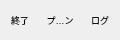
<?xml version="1.0" encoding="UTF-8"?>
<ui version="4.0">
 <class>HomeMenu</class>
 <widget class="QWidget" name="HomeMenu">
  <property name="geometry">
   <rect>
    <x>0</x>
    <y>0</y>
    <width>120</width>
    <height>40</height>
   </rect>
  </property>
  <property name="palette">
   <palette>
    <active>
     <colorrole role="ToolTipText">
      <brush brushstyle="SolidPattern">
       <color alpha="255">
        <red>0</red>
        <green>0</green>
        <blue>0</blue>
       </color>
      </brush>
     </colorrole>
    </active>
    <inactive>
     <colorrole role="ToolTipText">
      <brush brushstyle="SolidPattern">
       <color alpha="255">
        <red>0</red>
        <green>0</green>
        <blue>0</blue>
       </color>
      </brush>
     </colorrole>
    </inactive>
    <disabled>
     <colorrole role="ToolTipText">
      <brush brushstyle="SolidPattern">
       <color alpha="255">
        <red>0</red>
        <green>0</green>
        <blue>0</blue>
       </color>
      </brush>
     </colorrole>
    </disabled>
   </palette>
  </property>
  <property name="windowTitle">
   <string>Form</string>
  </property>
  <property name="styleSheet">
   <string notr="true"/>
  </property>
  <layout class="QHBoxLayout" name="horizontalLayout">
   <property name="spacing">
    <number>0</number>
   </property>
   <property name="margin">
    <number>0</number>
   </property>
   <item>
    <widget class="QToolButton" name="AppCloseButton">
     <property name="minimumSize">
      <size>
       <width>40</width>
       <height>0</height>
      </size>
     </property>
     <property name="palette">
      <palette>
       <active>
        <colorrole role="ToolTipBase">
         <brush brushstyle="SolidPattern">
          <color alpha="255">
           <red>0</red>
           <green>170</green>
           <blue>255</blue>
          </color>
         </brush>
        </colorrole>
       </active>
       <inactive>
        <colorrole role="ToolTipBase">
         <brush brushstyle="SolidPattern">
          <color alpha="255">
           <red>0</red>
           <green>170</green>
           <blue>255</blue>
          </color>
         </brush>
        </colorrole>
       </inactive>
       <disabled>
        <colorrole role="ToolTipBase">
         <brush brushstyle="SolidPattern">
          <color alpha="255">
           <red>0</red>
           <green>170</green>
           <blue>255</blue>
          </color>
         </brush>
        </colorrole>
       </disabled>
      </palette>
     </property>
     <property name="font">
      <font>
       <pointsize>7</pointsize>
      </font>
     </property>
     <property name="toolTip">
      <string>MetaToolsを終了します</string>
     </property>
     <property name="text">
      <string>終了</string>
     </property>
     <property name="icon">
      <iconset resource="../../../../MetaToolsResource.qrc">
       <normaloff>:/metatools_resource/img/close.png</normaloff>:/metatools_resource/img/close.png</iconset>
     </property>
     <property name="iconSize">
      <size>
       <width>22</width>
       <height>22</height>
      </size>
     </property>
     <property name="toolButtonStyle">
      <enum>Qt::ToolButtonTextUnderIcon</enum>
     </property>
     <property name="autoRaise">
      <bool>true</bool>
     </property>
    </widget>
   </item>
   <item>
    <widget class="QToolButton" name="ShowPluginManagerButton">
     <property name="minimumSize">
      <size>
       <width>40</width>
       <height>0</height>
      </size>
     </property>
     <property name="font">
      <font>
       <pointsize>7</pointsize>
      </font>
     </property>
     <property name="toolTip">
      <string>プラグインマネージャを開きます</string>
     </property>
     <property name="text">
      <string>プラグイン</string>
     </property>
     <property name="icon">
      <iconset resource="../../../../MetaToolsResource.qrc">
       <normaloff>:/metatools_resource/img/plugin.png</normaloff>:/metatools_resource/img/plugin.png</iconset>
     </property>
     <property name="iconSize">
      <size>
       <width>22</width>
       <height>22</height>
      </size>
     </property>
     <property name="popupMode">
      <enum>QToolButton::DelayedPopup</enum>
     </property>
     <property name="toolButtonStyle">
      <enum>Qt::ToolButtonTextUnderIcon</enum>
     </property>
     <property name="autoRaise">
      <bool>true</bool>
     </property>
     <property name="arrowType">
      <enum>Qt::NoArrow</enum>
     </property>
    </widget>
   </item>
   <item>
    <widget class="QToolButton" name="ShowLogButton">
     <property name="minimumSize">
      <size>
       <width>40</width>
       <height>0</height>
      </size>
     </property>
     <property name="font">
      <font>
       <pointsize>7</pointsize>
      </font>
     </property>
     <property name="toolTip">
      <string>ログウインドウをアクティブにします</string>
     </property>
     <property name="text">
      <string>ログ</string>
     </property>
     <property name="icon">
      <iconset resource="../../../../MetaToolsResource.qrc">
       <normaloff>:/metatools_resource/img/app_window.png</normaloff>:/metatools_resource/img/app_window.png</iconset>
     </property>
     <property name="iconSize">
      <size>
       <width>22</width>
       <height>22</height>
      </size>
     </property>
     <property name="popupMode">
      <enum>QToolButton::DelayedPopup</enum>
     </property>
     <property name="toolButtonStyle">
      <enum>Qt::ToolButtonTextUnderIcon</enum>
     </property>
     <property name="autoRaise">
      <bool>true</bool>
     </property>
     <property name="arrowType">
      <enum>Qt::NoArrow</enum>
     </property>
    </widget>
   </item>
  </layout>
 </widget>
 <resources>
  <include location="../../../../MetaToolsResource.qrc"/>
 </resources>
 <connections/>
</ui>
